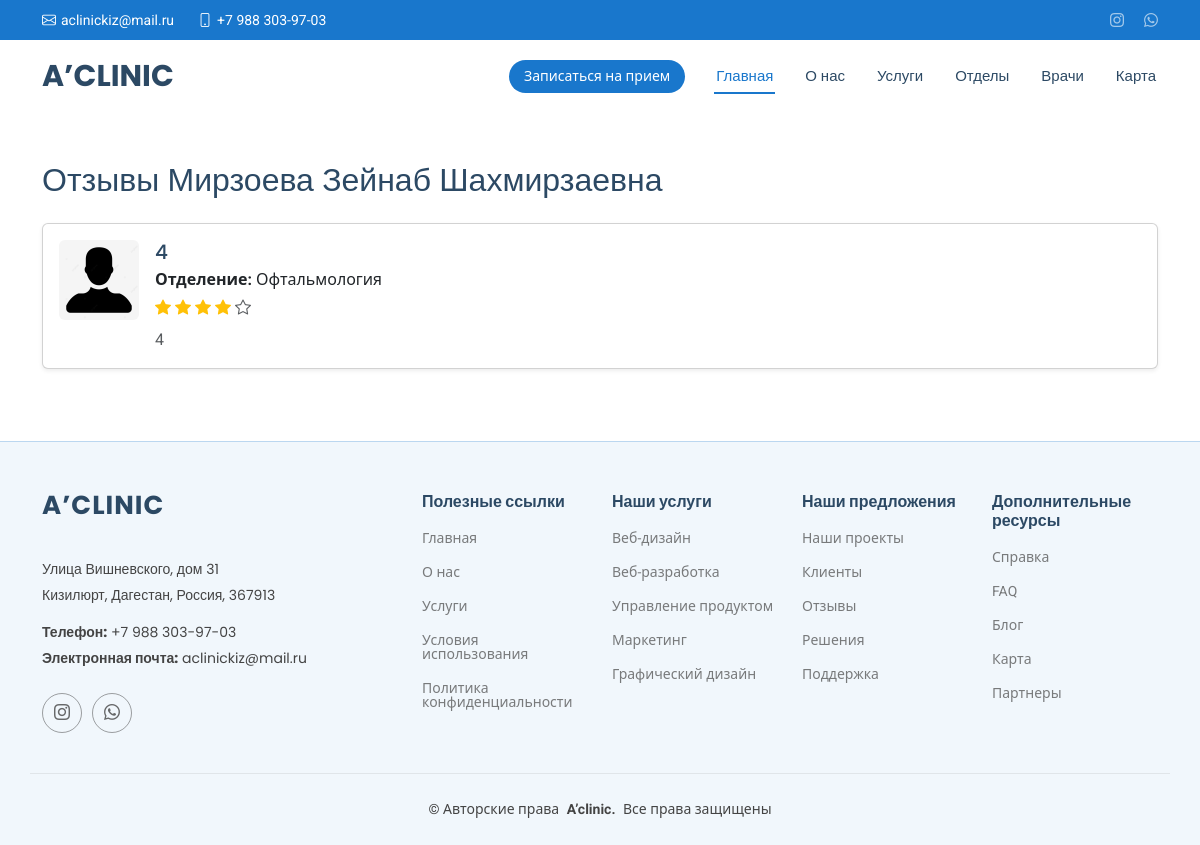
Screenshot of /testimonials/doctor/mirzoeva-zeinab-shakhmirzaevna/ with the database file from the repository.
### clinic/models.py (models this page shows, shortened)
class Doctor(models.Model):
    name = models.CharField(max_length=100, verbose_name='Имя')
    slug = models.SlugField(unique=True, blank=True, verbose_name='URL')
    department = models.ForeignKey('Departments', verbose_name='Специализация', on_delete=models.CASCADE)
    photo = models.ImageField(upload_to='doctors/', verbose_name='Фото', null=True, blank=True)
    bio = models.TextField(verbose_name='Биография')
    experience_years = models.PositiveIntegerField(default=0, verbose_name='Стаж (в годах)')
    education = models.TextField(verbose_name='Образование', blank=True)
    price_per_consultation = models.DecimalField(max_digits=8, decimal_places=2, verbose_name='Цена за приём',
                                                 null=True, blank=True)
    rating = models.FloatField(default=0, verbose_name='Рейтинг')
    special_services = models.TextField(verbose_name='Специальные услуги', blank=True)
    seo_description = models.CharField(max_length=160, verbose_name='SEO описание', blank=True)
    accepts_online = models.BooleanField(default=False, verbose_name='Онлайн-консультации')
    appointments_url = models.URLField(verbose_name='Ссылка на запись', null=True, blank=True)
    video_presentation = models.URLField(verbose_name='Видео-презентация', null=True, blank=True)
    working_days = models.CharField(max_length=100, verbose_name='Рабочие дни', blank=True)
    working_hours = models.CharField(max_length=100, verbose_name='Рабочие часы', blank=True)
    gender = models.CharField(max_length=10, choices=[('male', 'Мужской'), ('female', 'Женский')], verbose_name='Пол',
                              blank=True)
    available = models.BooleanField(default=True, verbose_name='Доступен')
    social_links = models.ForeignKey('SocialNetwork', on_delete=models.SET_NULL, null=True, blank=True,
                                     verbose_name='Соц. сети')
    class Meta:
        verbose_name = 'Врач'
        verbose_name_plural = 'Врачи'

class Testimonial(models.Model):
    name = models.CharField("Имя пациента", max_length=100)
    stars = models.PositiveSmallIntegerField("Оценка (звезды)", default=5)
    text = models.TextField("Текст отзыва")
    doctor = models.ForeignKey("Doctor", on_delete=models.SET_NULL, null=True, blank=True, verbose_name="Врач")
    department = models.ForeignKey("Departments", on_delete=models.SET_NULL, null=True, blank=True,
                                   verbose_name="Отделение")
    image = models.ImageField(verbose_name="Фото пациента", upload_to='testimonials/', blank=True, null=True)
    date = models.DateTimeField(verbose_name='Дата', auto_now_add=True, blank=True)
    class Meta:
        verbose_name = "Отзыв"
        verbose_name_plural = "Отзывы"

class Departments(models.Model):
    name = models.CharField(verbose_name='Название отделения')
    bio = models.CharField(verbose_name="Краткое описание")
    photo = models.ImageField(verbose_name="Фото", upload_to='departments/', blank=True, null=True)
    description = models.CharField(verbose_name="Описание")
    class Meta:
        verbose_name = 'Отдел'
        verbose_name_plural = 'Отделы'

### clinic/views.py (the view)
# urls.py: path('testimonials/doctor/<slug:slug>/', TestimonialsView.as_view(), name='testimonials_doctor'),
class TestimonialsView(TemplateView):
    template_name = "clinic/testimonials_list.html"
    def get_context_data(self, **kwargs):
        context = super().get_context_data(**kwargs)
        slug = self.kwargs.get('slug')
        doctor = Doctor.objects.get(slug=slug)
        context["doctor"] = doctor
        context["testimonials"] = Testimonial.objects.filter(doctor=doctor)
        return context

### clinic/templates/clinic/testimonials_list.html (shortened to what this page needs)
{% extends "a_clinic/base.html" %}
{% load static %}
{% block content %}
<div class="container py-5">
    <h2 class="mb-4">Отзывы {{ doctor.name }}</h2>
    {% if testimonials %}
    {% for testimonial in testimonials %}
    <div class="card mb-4 shadow-sm">
        <div class="card-body d-flex">
            {% if testimonial.image %}
            <img src="{{ testimonial.image.url }}" class="rounded me-3" alt="Фото пациента"
                 style="width: 80px; height: 80px; object-fit: cover;">
            {% else %}
            <img src="{% static 'img/default_user.png' %}" class="rounded me-3" alt="Фото пациента"
                 style="width: 80px; height: 80px; object-fit: cover;">
            {% endif %}
            <div>
                <h5 class="mb-1">{{ testimonial.name }}</h5>
                {% if testimonial.department %}
                <p class="mb-1"><strong>Отделение:</strong> {{ testimonial.department.name }}</p>
                {% endif %}
                <div class="stars mb-2">
                    {% for i in "12345"|make_list %}
                    {% if forloop.counter <= testimonial.stars %}
                    <i class="bi bi-star-fill text-warning"></i>
                    {% else %}
                    <i class="bi bi-star text-muted"></i>
                    {% endif %}
                    {% endfor %}
                </div>
                <p class="text-muted mb-0">{{ testimonial.text }}</p>
            </div>
        </div>
    </div>
    {% endfor %}
    {% else %}
    <p>Отзывов пока нет.</p>
    {% endif %}
</div>
{% endblock %}

### clinic/static/css/main.css (style rules this page uses)
:root { --default-font: "Roboto", system-ui, -apple-system, "Segoe UI", Roboto, "Helvetica Neue", Arial, "Noto Sans", "Liberation Sans", sans-serif, "Apple Color Emoji", "Segoe UI Emoji", "Segoe UI Symbol", "Noto Color Emoji"; --heading-font: "Poppins", sans-serif; --nav-font: "Raleway", sans-serif; }
:root { --background-color: #ffffff; --default-color: #444444; --heading-color: #2c4964; --accent-color: #1977cc; --surface-color: #ffffff; --contrast-color: #ffffff; }
:root { --nav-color: #2c4964; --nav-hover-color: #1977cc; --nav-mobile-background-color: #ffffff; --nav-dropdown-background-color: #ffffff; --nav-dropdown-color: #2c4964; --nav-dropdown-hover-color: #1977cc; }
:root { scroll-behavior: smooth; }
body { color: var(--default-color); background-color: var(--background-color); font-family: var(--default-font); }
h1, h2, h3, h4, h5, h6 { color: var(--heading-color); font-family: var(--heading-font); }

### rows the page displays
Doctor: name "Мирзоева Зейнаб Шахмирзаевна"
Testimonial: name "4", department.name "Офтальмология", stars 4 (drawn), text "4"
